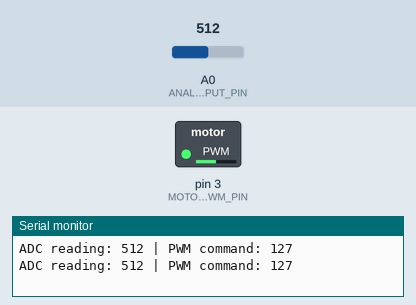
Simulated run of this program. Board: Arduino Uno, built with avr-gcc and run on an emulated ATmega328P. On the bench: switched loads named in the program (green lamp = pin HIGH), the last lines printed to the serial monitor. Inputs (shaded band) come from the test bench; at power-on: A0 (ANALOG_INPUT_PIN) = 512.

Above: at 1.2 s.
1.3 s: A0 (ANALOG_INPUT_PIN) set to 716
At 1.8 s:
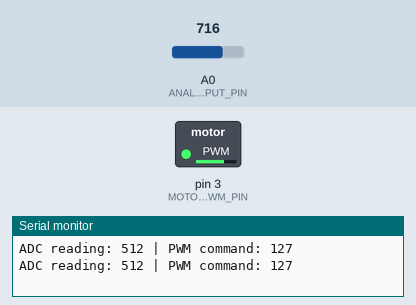
2.8 s: A0 (ANALOG_INPUT_PIN) set to 900
At 4.0 s:
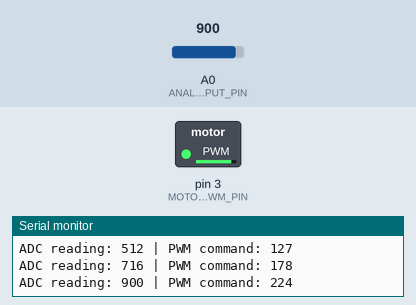
4.3 s: A0 (ANALOG_INPUT_PIN) set to 245
At 5.3 s:
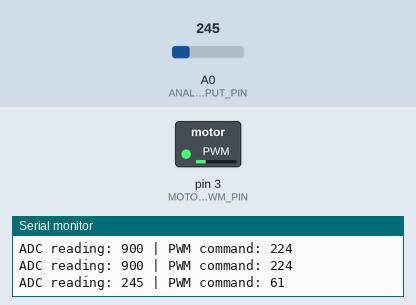
5.8 s: A0 (ANALOG_INPUT_PIN) set to 0
At 6.4 s:
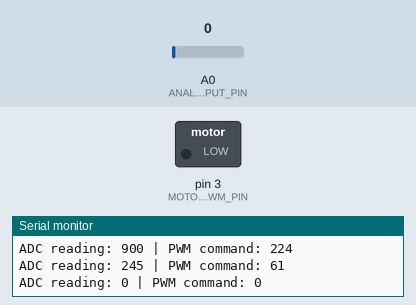
7.3 s: A0 (ANALOG_INPUT_PIN) set to 511
At 8.7 s:
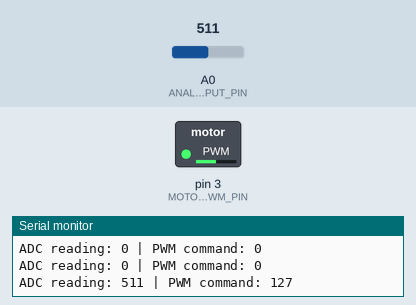
Timing chart, 0 to 9.8 s (numbered marks = the images above; inputs shaded):
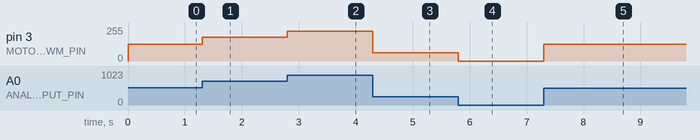

The program:

main.cpp
```cpp
#include <Arduino.h>
#include <avr/interrupt.h>
#include <util/atomic.h>

// The PWM-capable pin that controls the MOSFET gate.
const int MOTOR_PWM_PIN = 3;

// The analog pin that reads the RV wiper voltage.
const int ANALOG_INPUT_PIN = A0;

// The input and output ranges used by the direct mapping.
const int ADC_MIN = 0;
const int ADC_MAX = 1023;
const int PWM_MIN = 0;
const int PWM_MAX = 255;

// The foreground reports the latest values once per second.
const unsigned long REPORT_DELAY_MS = 1000;
const unsigned long SERIAL_BAUD = 9600;

// Timer1 receives 250,000 clock ticks per second after the 64:1 prescaler.
// Counting from 0 through 24,999 therefore produces one interrupt every 100 ms.
const uint16_t TIMER1_COMPARE_MATCH = 24999;

// These values are shared between the interrupt and the main program.
volatile uint16_t latestAdcReading = ADC_MIN;
volatile uint8_t latestPwmCommand = PWM_MIN;

void configureTimer1For100MillisecondInterrupt() {
	// Pause interrupts while changing the Timer1 control registers.
	noInterrupts();

	// Reset Timer1 without changing Timer0 (Arduino timing) or Timer2 (D3 PWM).
	TCCR1A = 0;
	TCCR1B = 0;
	TCNT1 = 0;

	OCR1A = TIMER1_COMPARE_MATCH;

	// Clear Timer1 on each compare match and use a 64:1 clock prescaler.
	TCCR1B |= _BV(WGM12);
	TCCR1B |= _BV(CS11) | _BV(CS10);

	// Enable the Timer1 compare-A interrupt, then resume interrupts.
	TIMSK1 |= _BV(OCIE1A);
	interrupts();
}

ISR(TIMER1_COMPA_vect) {
	// Read the RV and map its 0–1023 ADC value to a 0–255 PWM command.
	const uint16_t adcReading = analogRead(ANALOG_INPUT_PIN);
	const uint8_t pwmCommand = map(adcReading, ADC_MIN, ADC_MAX, PWM_MIN, PWM_MAX);

	// Apply the new command, then publish both values for the main program.
	analogWrite(MOTOR_PWM_PIN, pwmCommand);
	latestAdcReading = adcReading;
	latestPwmCommand = pwmCommand;
}

void setup() {
	// Keep the motor command off until the first timed ADC reading.
	pinMode(MOTOR_PWM_PIN, OUTPUT);
	analogWrite(MOTOR_PWM_PIN, PWM_MIN);

	Serial.begin(SERIAL_BAUD);
	configureTimer1For100MillisecondInterrupt();
}

void loop() {
	uint16_t adcSnapshot;
	uint8_t pwmSnapshot;

	// Copy one consistent pair, then restore interrupts before serial output.
	ATOMIC_BLOCK(ATOMIC_RESTORESTATE) {
		adcSnapshot = latestAdcReading;
		pwmSnapshot = latestPwmCommand;
	}

	Serial.print("ADC reading: ");
	Serial.print(adcSnapshot);
	Serial.print(" | PWM command: ");
	Serial.println(pwmSnapshot);

	// Timer1 interrupts keep updating the motor while the foreground waits.
	delay(REPORT_DELAY_MS);
}
```

Measured:
- after the input at 1.3 s, pin 3 (MOTOR_PWM_PIN): 127/255 → 178/255 at once
- after the input at 2.8 s, pin 3 (MOTOR_PWM_PIN): 178/255 → 224/255 at once
- after the input at 4.3 s, pin 3 (MOTOR_PWM_PIN): 224/255 → 61/255 at once
- after the input at 5.8 s, pin 3 (MOTOR_PWM_PIN): 61/255 → 0/255 at once
- after the input at 7.3 s, pin 3 (MOTOR_PWM_PIN): 0/255 → 127/255 at once
